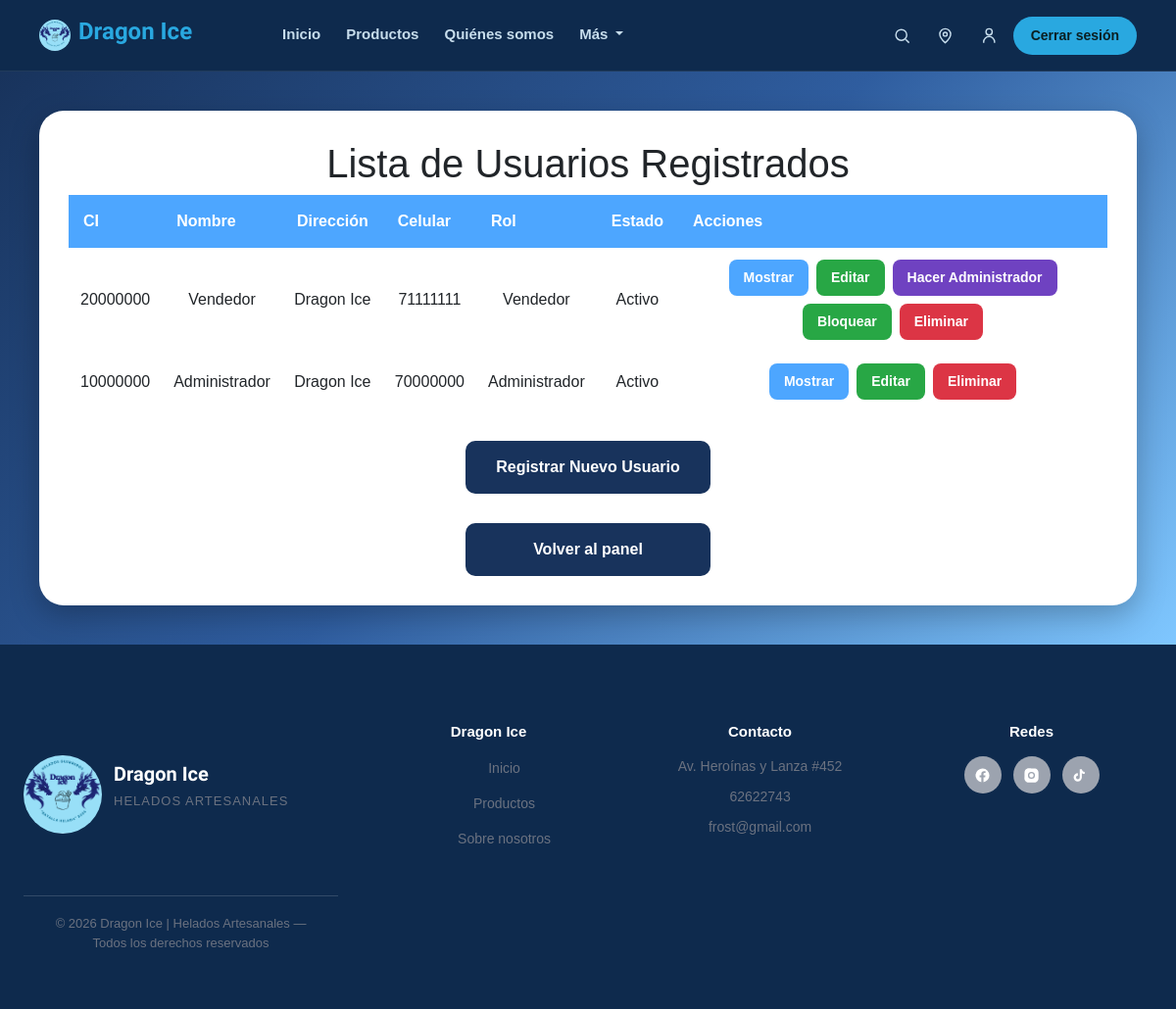
The page /usuario/read.all.usuario.php (signed in) on the database its author committed.
### tables this page shows
CREATE TABLE usuario (
    ci INT NOT NULL,
    nombre VARCHAR(45) NOT NULL,
    direccion VARCHAR(100) NOT NULL,
    celular VARCHAR(20) NOT NULL,
    rol ENUM('Administrador','Vendedor') NOT NULL,
    estado ENUM('Activo','Bloqueado') NOT NULL DEFAULT 'Activo',
    PRIMARY KEY (ci)
);

### usuario/read.all.usuario.php (the view, shortened to what this page needs)
<?php
include("../conexion.php");
$resultado = $conexion->query("SELECT * FROM usuario ORDER BY ci DESC");
?>
<!DOCTYPE html>
<html lang="es">
<head>
</head>
<body>
<?php include("../paginaprincipal/menu.php"); ?>
<main class="fondo-panel">
    <div class="contenedor">
        <h1>Lista de Usuarios Registrados</h1>
        <table>
            <tr>
                <th>CI</th>
                <th>Nombre</th>
                <th>Dirección</th>
                <th>Celular</th>
                <th>Rol</th>
                <th>Estado</th>
                <th>Acciones</th>
            </tr>
            <?php if ($resultado->num_rows > 0) { ?>
                <?php while ($fila = $resultado->fetch_assoc()) { ?>
                    <tr>
                        <td><?php echo $fila['ci']; ?></td>
                        <td><?php echo $fila['nombre']; ?></td>
                        <td><?php echo $fila['direccion']; ?></td>
                        <td><?php echo $fila['celular']; ?></td>
                        <td><?php echo $fila['rol']; ?></td>
                        <td><?php echo $fila['estado']; ?></td>
                        <td>
                            <div class="acciones">
                                <a class="boton mostrar" href="readusuario.php?ci=<?php echo $fila['ci']; ?>">
                                    Mostrar
                                </a>
                                <a class="boton editar" href="updateusuario.php?ci=<?php echo $fila['ci']; ?>">
                                    Editar
                                </a>
                                <?php if ($fila['ci'] != $_SESSION['ci']) { ?>
                                    <?php if ($fila['rol'] == 'Administrador') { ?>
                                        <a class="boton rol"
                                           href="../cambiarRol/hacerVendedor.php?ci=<?php echo $fila['ci']; ?>">
                                            Hacer Vendedor
                                        </a>
                                    <?php } else { ?>
                                        <a class="boton rol"
                                           href="../cambiarRol/hacerAdministrador.php?ci=<?php echo $fila['ci']; ?>">
                                            Hacer Administrador
                                        </a>
                                    <?php } ?>
                                <?php } ?>
                                <?php if ($fila['rol'] == 'Vendedor') { ?>
                                    <a class="boton editar" href="estado_usuario.php?ci=<?php echo $fila['ci']; ?>">
                                        <?php echo $fila['estado'] == 'Activo' ? 'Bloquear' : 'Activar'; ?>
                                    </a>
                                <?php } ?>
                                <a class="boton eliminar" href="delete_usuario.php?ci=<?php echo $fila['ci']; ?>">
                                    Eliminar
                                </a>
                            </div>
                        </td>
                    </tr>
                <?php } ?>
            <?php } else { ?>
                <tr>
                    <td colspan="7">No existen usuarios registrados.</td>
                </tr>
            <?php } ?>
        </table>
        <a href="formulariousuario.php" class="volver">Registrar Nuevo Usuario</a>
        <a href="../paginaprincipal/02.admin.php" class="volver">Volver al panel</a>
    </div>
</main>
<?php include("../paginaprincipal/piedepagina.php"); ?>
</body>
</html>

### usuario/read.all.usuario.php (style rules this page uses)
* { margin:0; padding:0; box-sizing:border-box; font-family:Arial, Helvetica, sans-serif; }
html, body { height:100%; }
body { display:flex; flex-direction:column; min-height:100vh; }
.fondo-panel { flex:1; background:linear-gradient(135deg,#18335c,#2f5d9f,#7fc7ff); padding:40px; display:flex; justify-content:center; align-items:flex-start; }
.contenedor { max-width:1200px; width:100%; background:white; padding:30px; border-radius:25px; box-shadow:0 10px 30px rgba(0,0,0,0.25); }
h1 { text-align:center; color:#18335c; margin-bottom:30px; }
table { width:100%; border-collapse:collapse; overflow:hidden; }
th { background:#4da6ff; color:white; padding:15px; }
td { padding:12px; text-align:center; border-bottom:1px solid #ddd; }
.boton { text-decoration:none; color:white; padding:8px 15px; border-radius:8px; font-size:14px; font-weight:bold; }
.mostrar { background:#4da6ff; }
.editar { background:#28a745; }
.rol { background:#6f42c1; }
.eliminar { background:#dc3545; }
.acciones { display:flex; justify-content:center; gap:8px; flex-wrap:wrap; }
.volver { display:block; width:250px; margin:30px auto 0; text-align:center; text-decoration:none; background:#18335c; color:white; padding:15px; border-radius:10px; font-weight:bold; }

### paginaprincipal/menu.php (style rules this page uses)
:root { --fondo-1:#0b1f22; --fondo-2:#123338; --fondo-3:#1b4a52; --celeste:#63d4f2; --menta:#7be0c4; --blanco:#ffffff; --texto-suave:#c7ddec; }
* { margin:0; padding:0; box-sizing:border-box; }

### paginaprincipal/piedepagina.php (style rules this page uses)
:root { --azul-oscuro:#0e2a4d; --celeste:#29a8e0; --gris-texto:#6b7280; --gris-titulo:#374151; --gris-borde:#e5e7eb; }

### rows shown on the page
usuario: ci "20000000", nombre "Vendedor", direccion "Dragon Ice", celular "71111111", rol "Vendedor", estado "Activo", shows "Bloquear"
usuario: ci "10000000", nombre "Administrador", direccion "Dragon Ice", celular "70000000", rol "Administrador", estado "Activo"
